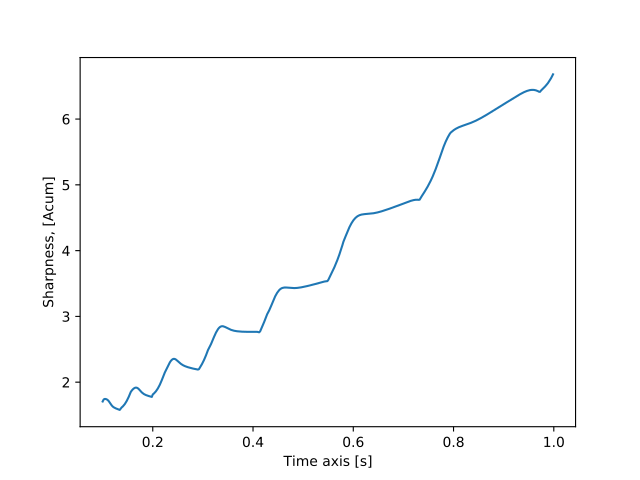

Python code for this plot:
from mosqito.sq_metrics import sharpness_din_tv
import matplotlib.pyplot as plt
import numpy as np
fs=48000
d=1
dB=60
time = np.arange(0, d, 1/fs)
f = np.linspace(1000,5000, len(time))
stimulus = 0.5 * (1 + np.sin(2 * np.pi * f * time))
rms = np.sqrt(np.mean(np.power(stimulus, 2)))
ampl = 0.00002 * np.power(10, dB / 20) / rms
stimulus = stimulus * ampl
S, time_axis = sharpness_din_tv(stimulus, fs=fs, skip=0.1)
plt.plot(time_axis, S)
plt.xlabel("Time axis [s]")
plt.ylabel("Sharpness, [Acum]")
